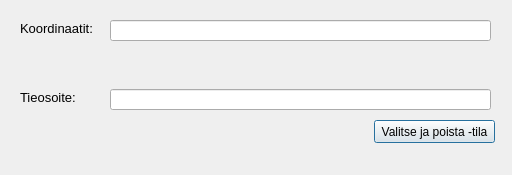
<?xml version="1.0" encoding="UTF-8"?>
<ui version="4.0">
 <class>Tieosoite</class>
 <widget class="QDialog" name="Tieosoite">
  <property name="geometry">
   <rect>
    <x>0</x>
    <y>0</y>
    <width>512</width>
    <height>175</height>
   </rect>
  </property>
  <property name="windowTitle">
   <string>Dialog</string>
  </property>
  <widget class="QLabel" name="label">
   <property name="geometry">
    <rect>
     <x>20</x>
     <y>20</y>
     <width>81</width>
     <height>16</height>
    </rect>
   </property>
   <property name="font">
    <font>
     <pointsize>10</pointsize>
    </font>
   </property>
   <property name="text">
    <string>Koordinaatit:</string>
   </property>
  </widget>
  <widget class="QLineEdit" name="CoordLineEdit">
   <property name="geometry">
    <rect>
     <x>110</x>
     <y>20</y>
     <width>381</width>
     <height>21</height>
    </rect>
   </property>
  </widget>
  <widget class="QLabel" name="label_2">
   <property name="geometry">
    <rect>
     <x>20</x>
     <y>90</y>
     <width>71</width>
     <height>16</height>
    </rect>
   </property>
   <property name="text">
    <string>&lt;html&gt;&lt;head/&gt;&lt;body&gt;&lt;p&gt;&lt;span style=&quot; font-size:10pt;&quot;&gt;Tieosoite:&lt;/span&gt;&lt;/p&gt;&lt;/body&gt;&lt;/html&gt;</string>
   </property>
  </widget>
  <widget class="QLineEdit" name="AddrLineEdit">
   <property name="geometry">
    <rect>
     <x>110</x>
     <y>89</y>
     <width>381</width>
     <height>21</height>
    </rect>
   </property>
  </widget>
  <widget class="QPushButton" name="pushButton">
   <property name="geometry">
    <rect>
     <x>374</x>
     <y>120</y>
     <width>121</width>
     <height>23</height>
    </rect>
   </property>
   <property name="text">
    <string>Valitse ja poista -tila</string>
   </property>
  </widget>
 </widget>
 <resources/>
 <connections/>
</ui>
